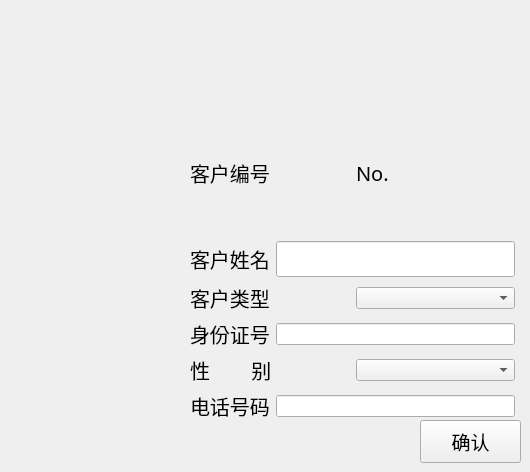
            <widget class="QWidget" name="newcustom">
             <property name="styleSheet">
              <string notr="true">QLabel{
	font: 15pt &quot;华文楷体&quot;;
	color:rgb(0, 0, 0);
}</string>
             </property>
             <attribute name="title">
              <string>Tab 1</string>
             </attribute>
             <widget class="QPushButton" name="newokbutton">
              <property name="geometry">
               <rect>
                <x>420</x>
                <y>420</y>
                <width>101</width>
                <height>43</height>
               </rect>
              </property>
              <property name="font">
               <font>
                <pointsize>14</pointsize>
               </font>
              </property>
              <property name="text">
               <string>确认</string>
              </property>
             </widget>
             <widget class="QWidget" name="layoutWidget">
              <property name="geometry">
               <rect>
                <x>190</x>
                <y>110</y>
                <width>325</width>
                <height>311</height>
               </rect>
              </property>
              <layout class="QVBoxLayout" name="verticalLayout_5">
               <item>
                <layout class="QHBoxLayout" name="horizontalLayout_4">
                 <item>
                  <widget class="QLabel" name="newnolabel">
                   <property name="font">
                    <font>
                     <family>华文楷体</family>
                     <pointsize>15</pointsize>
                     <italic>false</italic>
                     <bold>false</bold>
                    </font>
                   </property>
                   <property name="text">
                    <string>客户编号</string>
                   </property>
                  </widget>
                 </item>
                 <item>
                  <widget class="QLabel" name="newnoshow">
                   <property name="font">
                    <font>
                     <family>华文楷体</family>
                     <pointsize>15</pointsize>
                     <italic>false</italic>
                     <bold>false</bold>
                    </font>
                   </property>
                   <property name="text">
                    <string>No.</string>
                   </property>
                  </widget>
                 </item>
                </layout>
               </item>
               <item>
                <layout class="QHBoxLayout" name="horizontalLayout_5">
                 <item>
                  <widget class="QLabel" name="newnamelabel">
                   <property name="font">
                    <font>
                     <family>华文楷体</family>
                     <pointsize>15</pointsize>
                     <italic>false</italic>
                     <bold>false</bold>
                    </font>
                   </property>
                   <property name="text">
                    <string>客户姓名</string>
                   </property>
                  </widget>
                 </item>
                 <item>
                  <widget class="QLineEdit" name="newnamedit">
                   <property name="font">
                    <font>
                     <pointsize>18</pointsize>
                    </font>
                   </property>
                  </widget>
                 </item>
                </layout>
               </item>
               <item>
                <layout class="QHBoxLayout" name="horizontalLayout_6">
                 <item>
                  <widget class="QLabel" name="newtypelabel">
                   <property name="font">
                    <font>
                     <family>华文楷体</family>
                     <pointsize>15</pointsize>
                     <italic>false</italic>
                     <bold>false</bold>
                    </font>
                   </property>
                   <property name="text">
                    <string>客户类型</string>
                   </property>
                  </widget>
                 </item>
                 <item>
                  <widget class="QComboBox" name="newtypeselect"/>
                 </item>
                </layout>
               </item>
               <item>
                <layout class="QHBoxLayout" name="horizontalLayout_7">
                 <item>
                  <widget class="QLabel" name="newidlabel">
                   <property name="font">
                    <font>
                     <family>华文楷体</family>
                     <pointsize>15</pointsize>
                     <italic>false</italic>
                     <bold>false</bold>
                    </font>
                   </property>
                   <property name="text">
                    <string>身份证号</string>
                   </property>
                  </widget>
                 </item>
                 <item>
                  <widget class="QLineEdit" name="newidedit"/>
                 </item>
                </layout>
               </item>
               <item>
                <layout class="QHBoxLayout" name="horizontalLayout_8">
                 <item>
                  <widget class="QLabel" name="newsexlabel">
                   <property name="font">
                    <font>
                     <family>华文楷体</family>
                     <pointsize>15</pointsize>
                     <italic>false</italic>
                     <bold>false</bold>
                    </font>
                   </property>
                   <property name="text">
                    <string>性        别</string>
                   </property>
                  </widget>
                 </item>
                 <item>
                  <widget class="QComboBox" name="newsexshow"/>
                 </item>
                </layout>
               </item>
               <item>
                <layout class="QHBoxLayout" name="horizontalLayout_9">
                 <item>
                  <widget class="QLabel" name="newphonelabel">
                   <property name="font">
                    <font>
                     <family>华文楷体</family>
                     <pointsize>15</pointsize>
                     <italic>false</italic>
                     <bold>false</bold>
                    </font>
                   </property>
                   <property name="text">
                    <string>电话号码</string>
                   </property>
                  </widget>
                 </item>
                 <item>
                  <widget class="QLineEdit" name="newphonedit"/>
                 </item>
                </layout>
               </item>
              </layout>
             </widget>
            </widget>
